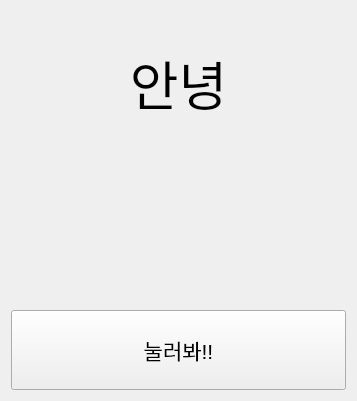
<?xml version="1.0" encoding="UTF-8"?>
<ui version="4.0">
 <class>Widget</class>
 <widget class="QWidget" name="Widget">
  <property name="geometry">
   <rect>
    <x>0</x>
    <y>0</y>
    <width>357</width>
    <height>401</height>
   </rect>
  </property>
  <property name="windowTitle">
   <string>Widget</string>
  </property>
  <layout class="QVBoxLayout" name="verticalLayout">
   <item>
    <widget class="QLabel" name="title">
     <property name="font">
      <font>
       <pointsize>40</pointsize>
      </font>
     </property>
     <property name="text">
      <string>안녕</string>
     </property>
     <property name="alignment">
      <set>Qt::AlignCenter</set>
     </property>
    </widget>
   </item>
   <item>
    <widget class="QLabel" name="label">
     <property name="font">
      <font>
       <pointsize>25</pointsize>
      </font>
     </property>
     <property name="text">
      <string/>
     </property>
     <property name="alignment">
      <set>Qt::AlignCenter</set>
     </property>
    </widget>
   </item>
   <item>
    <widget class="QPushButton" name="pushButton">
     <property name="minimumSize">
      <size>
       <width>0</width>
       <height>80</height>
      </size>
     </property>
     <property name="font">
      <font>
       <pointsize>16</pointsize>
      </font>
     </property>
     <property name="text">
      <string>눌러봐!!</string>
     </property>
    </widget>
   </item>
  </layout>
 </widget>
 <resources/>
 <connections/>
</ui>
